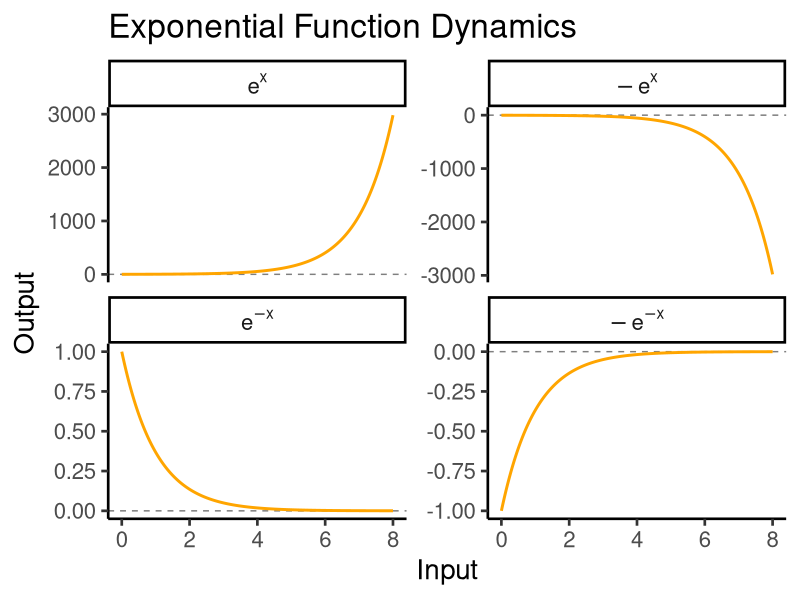
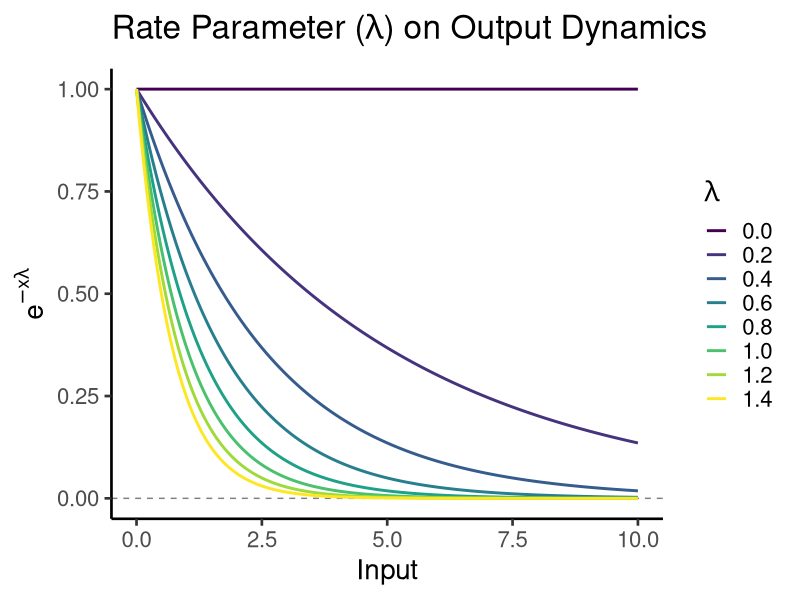
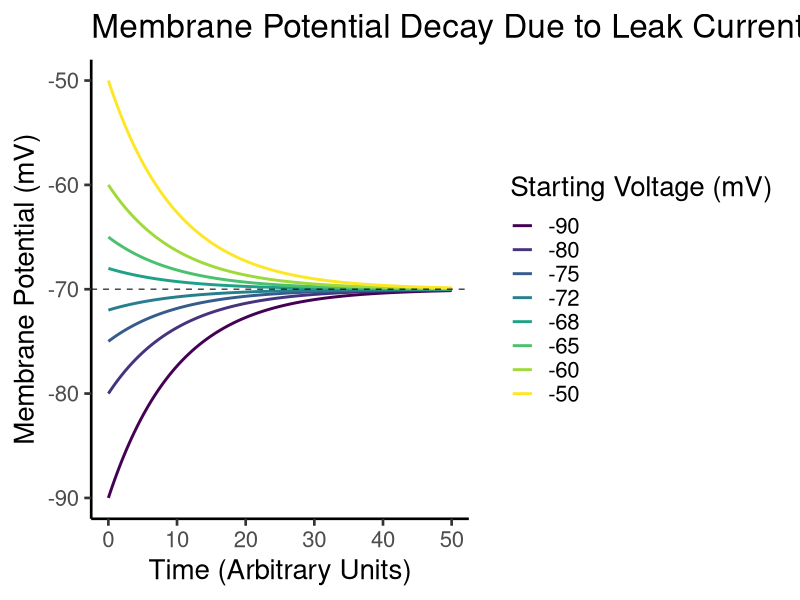
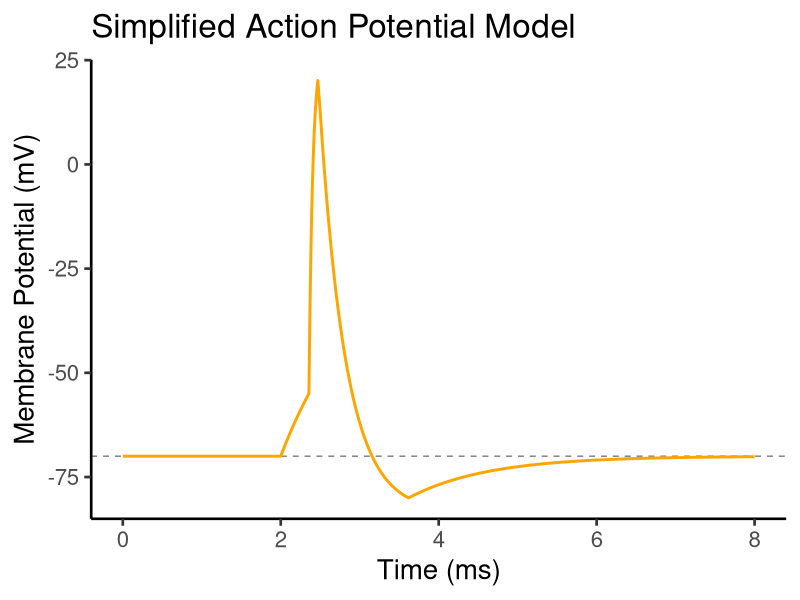
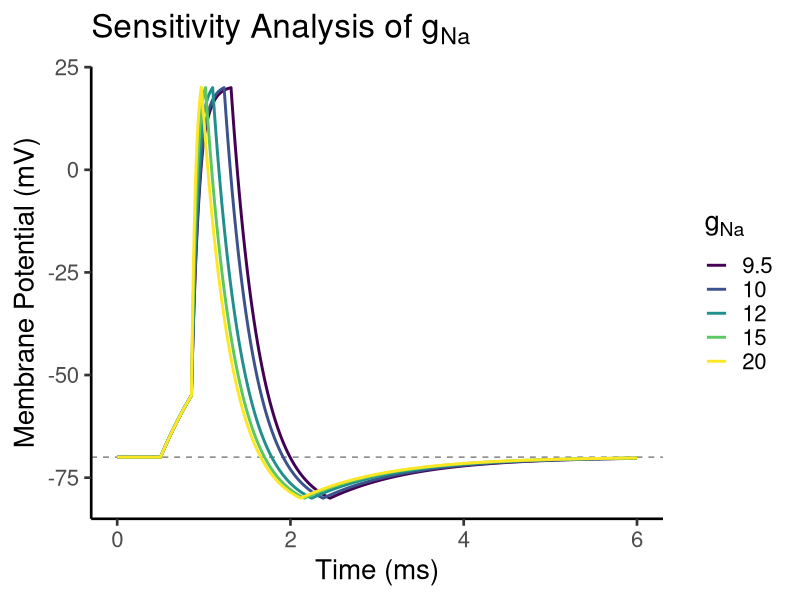
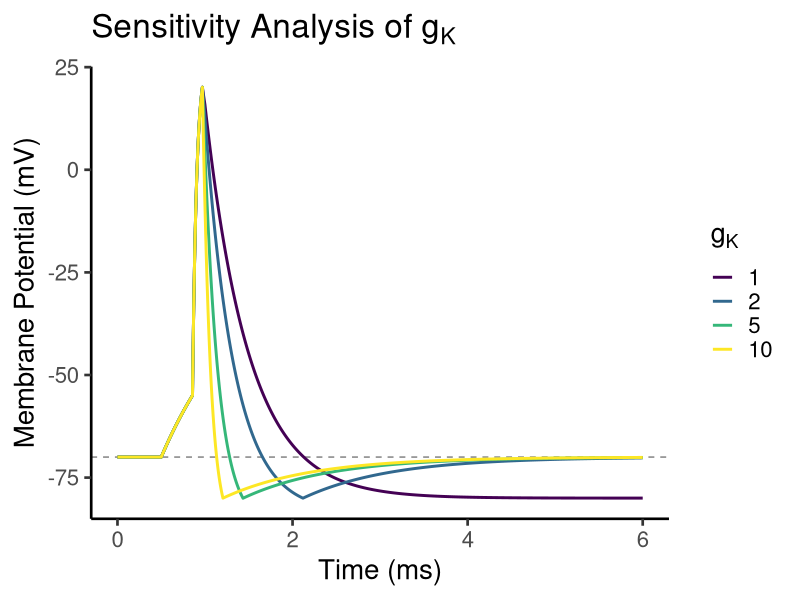

Generate these figures, in order, with R:
## ---- chunk 1
#| include: false
library(ggplot2)
library(data.table)

theme_set(new = theme_classic(base_size = 20))
## ---- chunk 2
#| code-fold: true
#| fig-cap: "**Exponential Function and Common Variations**. Here we see how changing a small detail in the original function (in this case a negative sign) can yield dramatically different behavior."

input <- seq(0, 8, by = 0.01)

df <- data.table(input = input,
           `e^x` = exp(input),
           `-e^x` = -exp(input),
           `e^{-x}` = exp(-input),
           `-e^{-x}` = -exp(-input))

df <- melt(df, id.vars = "input")

ggplot(df, aes(input, value)) +
  facet_wrap(~ variable, labeller = "label_parsed", scales = "free_y") +
  geom_hline(yintercept = 0, linewidth = 1/2, 
             linetype = 2, col = "gray50") +
  geom_line(linewidth = 1, 
                col = "orange") +
  labs(x = "Input", y = "Output",
       title = "Exponential Function Dynamics")
## ---- chunk 3
#| code-fold: true
#| fig-cap: "**Effect of Rate Parameter on Function Dynamics**. Here we see that by altering the rate parameter $\\lambda$ we can toy around with \"how fast\" our exponential function is returning to baseline."

input <- seq(0, 10, by = 0.01)

df <- lapply(X = seq(0, 1.4, by = 0.2), function(x) {
  data.table(Input = input, 
             lambda = format(x, digits = 1, nsmall = 1),
             Output = exp(-input * x))
}) |> rbindlist()

ggplot(df, aes(Input, Output, color = ordered(lambda))) +
  geom_hline(yintercept = 0, linewidth = 1/2, 
             linetype = 2, col = "gray50") +
  geom_line(linewidth = 1) +
  labs(color = expression(lambda),
       y = expression(e^{-x*lambda}),
       title = expression("Rate Parameter ("*lambda*") on Output Dynamics"))
## ---- chunk 4
#| code-fold: true
#| fig-cap: "**Membrane Potential and Leak Current**. Here we can see that the membrane tends to return to its resting potential. This behavior is accomplished by the tweaks we made earlier to our exponential function."

# Parameters
time <- seq(0, 50, 0.1) # Time vector

# Function to calculate membrane potential over time
membrane_potential <- function(time, V0, g_L, E_L) {
  V <- (V0 - E_L) * exp(-g_L * time) + E_L
  return(V)
}

# Starting membrane potentials
df <- lapply(c(-50,-60,-65,-68,-72,-75,-80,-90), function(x) {
           data.table(v = membrane_potential(time, V0 = x, g_L = 0.1, E_L = -70),
                      start_v = x,
                      time = time)
         }) |> 
  rbindlist()

# Create the plot using ggplot2
ggplot(df, aes(x = time, y = v, color = ordered(start_v))) +
  geom_line(linewidth = 1) +
  geom_hline(yintercept = -70, linetype = "dashed", color = "black", alpha = 0.7) + # Add E_L line
  labs(
    x = "Time (Arbitrary Units)",
    y = "Membrane Potential (mV)",
    title = "Membrane Potential Decay Due to Leak Current",
    color = "Starting Voltage (mV)"
  )
## ---- chunk 5
# Parameters
params <- list(
  g_L = 1, E_L = -70,   ## Leak Channels
  g_Na = 20, E_Na = 30, ## Sodium Channels
  g_K = 2, E_K = -90,   ## Potassium Channels
  dt = 0.001
)
## ---- chunk 6
update_m <- function(V_prev) {
  ifelse(V_prev > -55, 1, 0)
}
## ---- chunk 7
update_h <- function(m_current, V_prev, h_prev) {
  ifelse(
    test = m_current == 1 & V_prev >= 20, 
    yes = 0, 
    no = ifelse(
      test = m_current == 0 & V_prev <= -70, 
      yes = 1, 
      no = h_prev
    )
  )
}
## ---- chunk 8
update_n <- function(V_prev, n_prev) {
  ifelse(
    test = V_prev >= 20, 
    yes = 1, 
    no = ifelse(
      test = V_prev <= -80 & n_prev == 1, 
      yes = 0, 
      no = n_prev
    )
  )
}
## ---- chunk 9
calculate_currents <- 
  function(V_prev, m, h, n, params) {
    
  l_current <- -params$g_L * (V_prev - params$E_L)
  na_current <- -params$g_Na * m * h * (V_prev - params$E_Na)
  k_current <- -params$g_K * n * (V_prev - params$E_K)
  
  output <- list(l_current = l_current, 
                 na_current = na_current, 
                 k_current = k_current)
  
  return(output)
}
## ---- chunk 10
simulate_ap <- function(params, time, stimulus_current) {
  n <- length(time)
  V <- rep(params$E_L, n) # Initialize Membrane potential
  m <- numeric(n) # Initialize Sodium Activation
  h <- rep(1, n) # Initialize Sodium Inactivation
  n_inf <- numeric(n) # Initialize Potassium Activation
  l_current <- numeric(n) # Initialize Leak Current
  na_current <- numeric(n) # Initialize Sodium Current
  k_current <- numeric(n) # Initialize Potassium Current
  
  for (i in 2:n) {
    ## Updates the state of each channel's gates
    m[i] <- update_m(V[i - 1])
    h[i] <- update_h(m[i], V[i - 1], h[i - 1])
    n_inf[i] <- update_n(V[i - 1], n_inf[i - 1])
    
    ## Compute the current 
    currents <- calculate_currents(
      V_prev = V[i - 1], 
      m = m[i], 
      h = h[i], 
      n = n_inf[i], 
      params = params
    )
    
    l_current[i] <- currents$l_current
    na_current[i] <- currents$na_current
    k_current[i] <- currents$k_current
    
    ## Sum each current contribution to the overall voltage change
    dVdt <- 
      l_current[i] + 
      na_current[i] + 
      k_current[i] + 
      stimulus_current[i]
    
    ## Update the Voltage based on current net flow
    V[i] <- 
      V[i - 1] + dVdt * params$dt
  }
  
  output <- data.table(Time = time, Voltage = V)
  return(output)
}
## ---- chunk 11
#| code-fold: true
#| fig-cap: "**Simplified Action Potential Model**. Here we can see that after taking into account each contribution to the overall voltage dynamics over time (based on net current flow), we can see something more alike to a real action potential curve."

# Simulation time
time <- seq(0, 8, by = params$dt)

# Stimulus
stimulus_current <- numeric(length(time))
stimulus_current[time > 2 & time < 2.5] <- 50

# Run the simulation
df <- simulate_ap(params, time, stimulus_current)

# Plotting
ggplot(df, aes(Time, Voltage)) +
  geom_hline(yintercept = -70, linewidth = 1/2, linetype = 2, col = "gray50") +
  geom_line(linewidth = 1, color = "orange") +
  labs(x = "Time (ms)", y = "Membrane Potential (mV)", title = "Simplified Action Potential Model")
## ---- chunk 12
sensitivity_analysis <- 
  function(params, time, stimulus_current, param_name, values) {
  
    results <- vector(mode = "list")
    
    for (value in values) {
      # Modify the parameter value
      modified_params <- params
      modified_params[[param_name]] <- value 
      
      # Run the simulation
      df <- simulate_ap(modified_params, time, stimulus_current) 
      
      # Add a column to track the parameter value
      df$ParameterValue <- value
      
      # Store the results
      results[[as.character(value)]] <- df
    }
    
    output <- rbindlist(results)
    return(output) # Combine all data.tables into one
}
## ---- chunk 13
plot_sensitivity <- function(results, param_name) {
  ggplot(results, aes(Time, Voltage, color = factor(ParameterValue))) +
    geom_hline(yintercept = -70, linewidth = 1/2, linetype = 2, col = "gray50") +
    geom_line(linewidth = 1) +
    labs(x = "Time (ms)", y = "Membrane Potential (mV)", 
         title = scales::label_parse()(paste("Sensitivity~Analysis~of~", param_name))) +
    scale_color_ordinal(name = scales::label_parse()(param_name))
}
## ---- chunk 14
# Simulation time and stimulus
time <- seq(0, 6, by = params$dt)
stimulus_current <- numeric(length = length(time))
stimulus_current[time > 0.5 & time < 1.0] <- 50
## ---- chunk 15
#| code-fold: true
#| fig-cap: "**Effect of g~Na~ in Potential Dynamics**. Here we can see the overall effect of changing the sodium conductance on membrane potential dynamics."

# Run sensitivity analysis for g_Na
gna_values <- c(9.5, 10, 12, 15, 20)

gna_results <- sensitivity_analysis(params, time, stimulus_current, "g_Na", gna_values)

plot_sensitivity(gna_results, "g[Na]")
## ---- chunk 16
#| code-fold: true
#| fig-cap: "**Effect of g~K~ in Potential Dynamics**. Here we can see the overall effect of changing the potassium conductance on membrane potential dynamics."

# Run sensitivity analysis for g_K
gk_values <- c(1, 2, 5, 10)

gk_results <- sensitivity_analysis(params, time, stimulus_current, "g_K", gk_values)

plot_sensitivity(gk_results, "g[K]")
